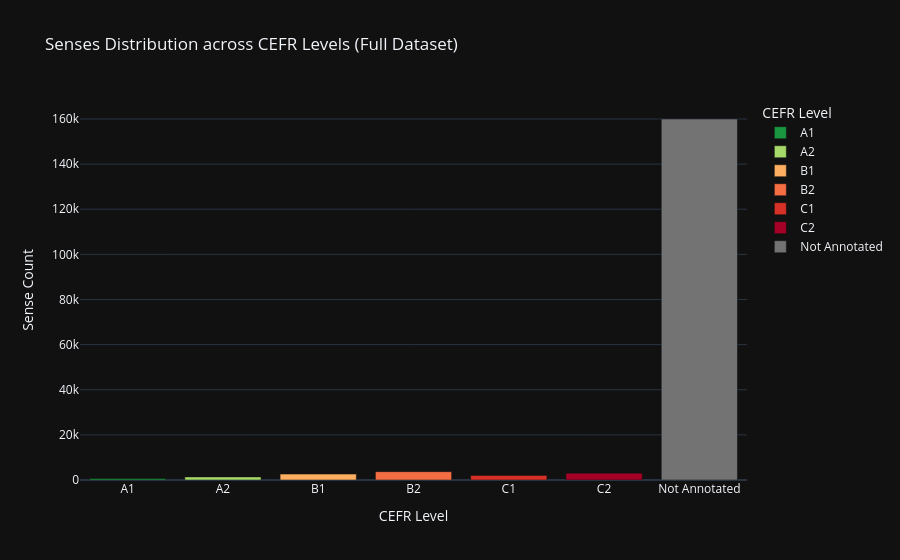
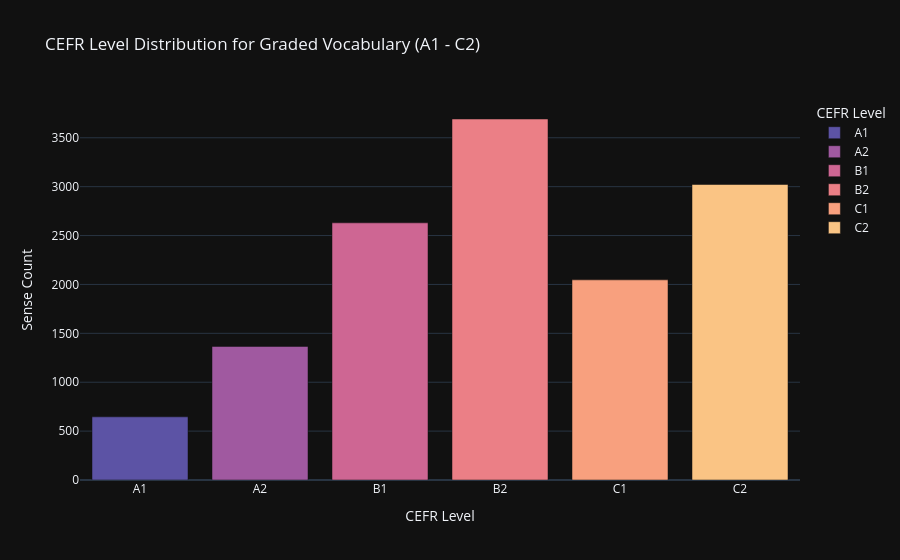

Here is the notebook cell these charts were saved with, in order:
### Code cell
# Profile CEFR Language Proficiency levels
with get_connection() as conn:
    df_cefr = pd.read_sql_query(
        "SELECT cefr_level, COUNT(*) as count FROM senses GROUP BY cefr_level ORDER BY cefr_level;", conn
    )

df_cefr['cefr_level'] = df_cefr['cefr_level'].replace('', 'Not Annotated')

# Order CEFR levels logically from beginner (A1) to proficient (C2)
cefr_order = ["A1", "A2", "B1", "B2", "C1", "C2", "Not Annotated"]
df_cefr['cefr_level'] = pd.Categorical(df_cefr['cefr_level'], categories=cefr_order, ordered=True)
df_cefr = df_cefr.sort_values(by="cefr_level")

# Show raw distribution
print("=== CEFR Levels Distribution ===")
print(df_cefr.to_string(index=False))

# Plot all including Not Annotated
fig_cefr = px.bar(
    df_cefr,
    x="cefr_level",
    y="count",
    title="Senses Distribution across CEFR Levels (Full Dataset)",
    labels={"count": "Sense Count", "cefr_level": "CEFR Level"},
    color="cefr_level",
    color_discrete_map={
        "A1": "#1a9641", "A2": "#a6d96a", "B1": "#fdae61", "B2": "#f46d43",
        "C1": "#d73027", "C2": "#a50026", "Not Annotated": "#737373"
    }
)
fig_cefr.show()

# Clean visual: Graded vocabulary distribution only (A1-C2)
df_cefr_annotated = df_cefr[df_cefr['cefr_level'] != 'Not Annotated'].copy()
fig_cefr_annotated = px.bar(
    df_cefr_annotated,
    x="cefr_level",
    y="count",
    title="CEFR Level Distribution for Graded Vocabulary (A1 - C2)",
    labels={"count": "Sense Count", "cefr_level": "CEFR Level"},
    color="cefr_level",
    color_discrete_sequence=px.colors.sequential.Sunset_r
)
fig_cefr_annotated.show()

### Figure 1 — Plotly figure (JSON) as saved in the notebook; plotly's stock layout.template omitted (floating-point values rounded to 4 significant figures)
{"data": [{"hovertemplate": "CEFR Level=%{x}<br>Sense Count=%{y}<extra></extra>", "legendgroup": "A1", "marker": {"color": "#1a9641", "pattern": {"shape": ""}}, "name": "A1", "orientation": "v", "showlegend": true, "textposition": "auto", "type": "bar", "x": ["A1"], "xaxis": "x", "y": [646], "yaxis": "y"}, {"hovertemplate": "CEFR Level=%{x}<br>Sense Count=%{y}<extra></extra>", "legendgroup": "A2", "marker": {"color": "#a6d96a", "pattern": {"shape": ""}}, "name": "A2", "orientation": "v", "showlegend": true, "textposition": "auto", "type": "bar", "x": ["A2"], "xaxis": "x", "y": [1366], "yaxis": "y"}, {"hovertemplate": "CEFR Level=%{x}<br>Sense Count=%{y}<extra></extra>", "legendgroup": "B1", "marker": {"color": "#fdae61", "pattern": {"shape": ""}}, "name": "B1", "orientation": "v", "showlegend": true, "textposition": "auto", "type": "bar", "x": ["B1"], "xaxis": "x", "y": [2630], "yaxis": "y"}, {"hovertemplate": "CEFR Level=%{x}<br>Sense Count=%{y}<extra></extra>", "legendgroup": "B2", "marker": {"color": "#f46d43", "pattern": {"shape": ""}}, "name": "B2", "orientation": "v", "showlegend": true, "textposition": "auto", "type": "bar", "x": ["B2"], "xaxis": "x", "y": [3692], "yaxis": "y"}, {"hovertemplate": "CEFR Level=%{x}<br>Sense Count=%{y}<extra></extra>", "legendgroup": "C1", "marker": {"color": "#d73027", "pattern": {"shape": ""}}, "name": "C1", "orientation": "v", "showlegend": true, "textposition": "auto", "type": "bar", "x": ["C1"], "xaxis": "x", "y": [2047], "yaxis": "y"}, {"hovertemplate": "CEFR Level=%{x}<br>Sense Count=%{y}<extra></extra>", "legendgroup": "C2", "marker": {"color": "#a50026", "pattern": {"shape": ""}}, "name": "C2", "orientation": "v", "showlegend": true, "textposition": "auto", "type": "bar", "x": ["C2"], "xaxis": "x", "y": [3022], "yaxis": "y"}, {"hovertemplate": "CEFR Level=%{x}<br>Sense Count=%{y}<extra></extra>", "legendgroup": "Not Annotated", "marker": {"color": "#737373", "pattern": {"shape": ""}}, "name": "Not Annotated", "orientation": "v", "showlegend": true, "textposition": "auto", "type": "bar", "x": ["Not Annotated"], "xaxis": "x", "y": [159987], "yaxis": "y"}], "layout": {"barmode": "relative", "legend": {"title": {"text": "CEFR Level"}, "tracegroupgap": 0}, "title": {"text": "Senses Distribution across CEFR Levels (Full Dataset)"}, "xaxis": {"anchor": "y", "categoryarray": ["A1", "A2", "B1", "B2", "C1", "C2", "Not Annotated"], "categoryorder": "array", "domain": [0.0, 1.0], "title": {"text": "CEFR Level"}}, "yaxis": {"anchor": "x", "domain": [0.0, 1.0], "title": {"text": "Sense Count"}}}}

### Figure 2 — Plotly figure (JSON) as saved in the notebook; plotly's stock layout.template omitted (floating-point values rounded to 4 significant figures)
{"data": [{"hovertemplate": "CEFR Level=%{x}<br>Sense Count=%{y}<extra></extra>", "legendgroup": "A1", "marker": {"color": "rgb(92, 83, 165)", "pattern": {"shape": ""}}, "name": "A1", "orientation": "v", "showlegend": true, "textposition": "auto", "type": "bar", "x": ["A1"], "xaxis": "x", "y": [646], "yaxis": "y"}, {"hovertemplate": "CEFR Level=%{x}<br>Sense Count=%{y}<extra></extra>", "legendgroup": "A2", "marker": {"color": "rgb(160, 89, 160)", "pattern": {"shape": ""}}, "name": "A2", "orientation": "v", "showlegend": true, "textposition": "auto", "type": "bar", "x": ["A2"], "xaxis": "x", "y": [1366], "yaxis": "y"}, {"hovertemplate": "CEFR Level=%{x}<br>Sense Count=%{y}<extra></extra>", "legendgroup": "B1", "marker": {"color": "rgb(206, 102, 147)", "pattern": {"shape": ""}}, "name": "B1", "orientation": "v", "showlegend": true, "textposition": "auto", "type": "bar", "x": ["B1"], "xaxis": "x", "y": [2630], "yaxis": "y"}, {"hovertemplate": "CEFR Level=%{x}<br>Sense Count=%{y}<extra></extra>", "legendgroup": "B2", "marker": {"color": "rgb(235, 127, 134)", "pattern": {"shape": ""}}, "name": "B2", "orientation": "v", "showlegend": true, "textposition": "auto", "type": "bar", "x": ["B2"], "xaxis": "x", "y": [3692], "yaxis": "y"}, {"hovertemplate": "CEFR Level=%{x}<br>Sense Count=%{y}<extra></extra>", "legendgroup": "C1", "marker": {"color": "rgb(248, 160, 126)", "pattern": {"shape": ""}}, "name": "C1", "orientation": "v", "showlegend": true, "textposition": "auto", "type": "bar", "x": ["C1"], "xaxis": "x", "y": [2047], "yaxis": "y"}, {"hovertemplate": "CEFR Level=%{x}<br>Sense Count=%{y}<extra></extra>", "legendgroup": "C2", "marker": {"color": "rgb(250, 196, 132)", "pattern": {"shape": ""}}, "name": "C2", "orientation": "v", "showlegend": true, "textposition": "auto", "type": "bar", "x": ["C2"], "xaxis": "x", "y": [3022], "yaxis": "y"}], "layout": {"barmode": "relative", "legend": {"title": {"text": "CEFR Level"}, "tracegroupgap": 0}, "title": {"text": "CEFR Level Distribution for Graded Vocabulary (A1 - C2)"}, "xaxis": {"anchor": "y", "categoryarray": ["A1", "A2", "B1", "B2", "C1", "C2"], "categoryorder": "array", "domain": [0.0, 1.0], "title": {"text": "CEFR Level"}}, "yaxis": {"anchor": "x", "domain": [0.0, 1.0], "title": {"text": "Sense Count"}}}}
